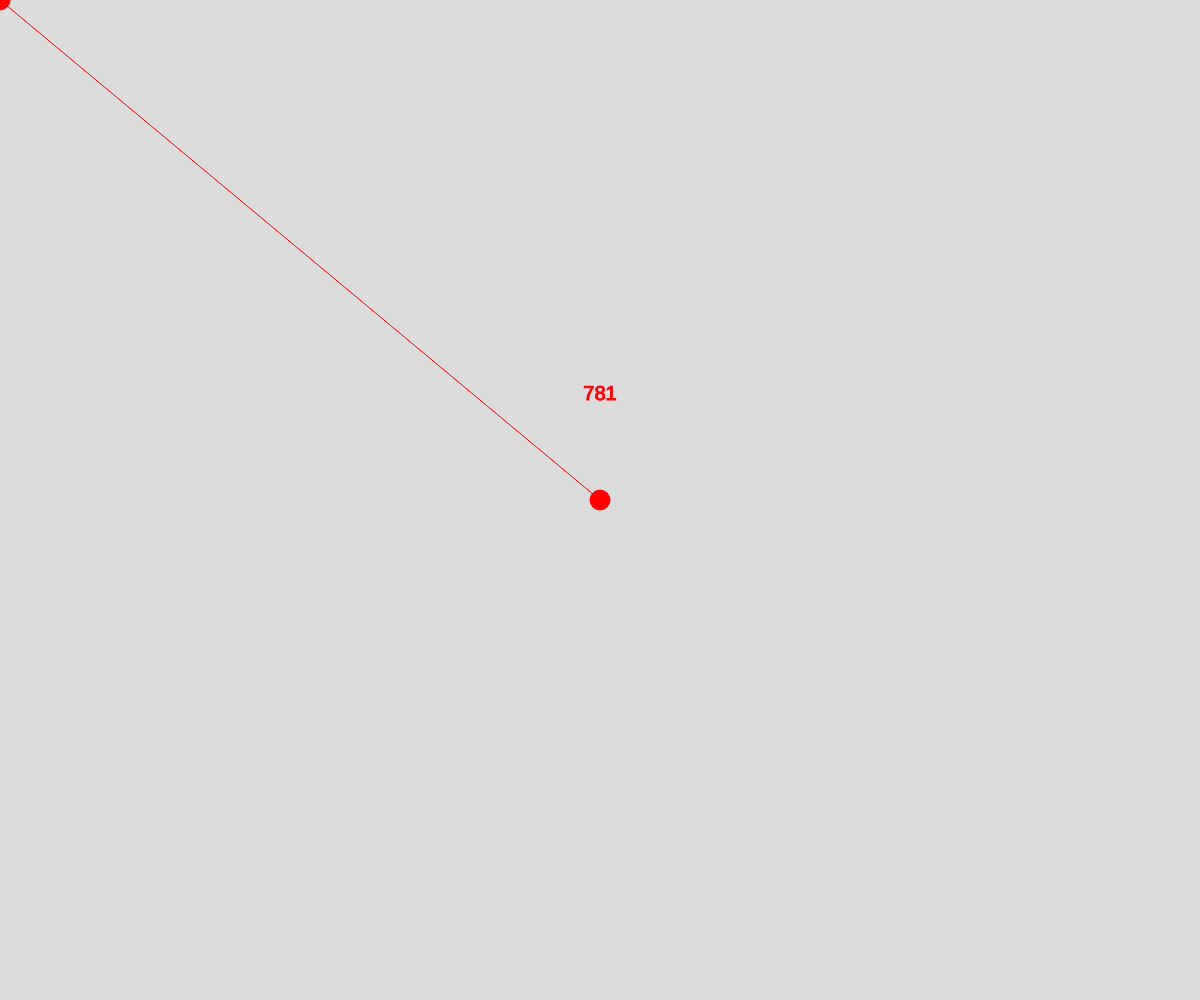
Frame 1 (no input)
Frame 60 (no input): identical to frame 1, image omitted
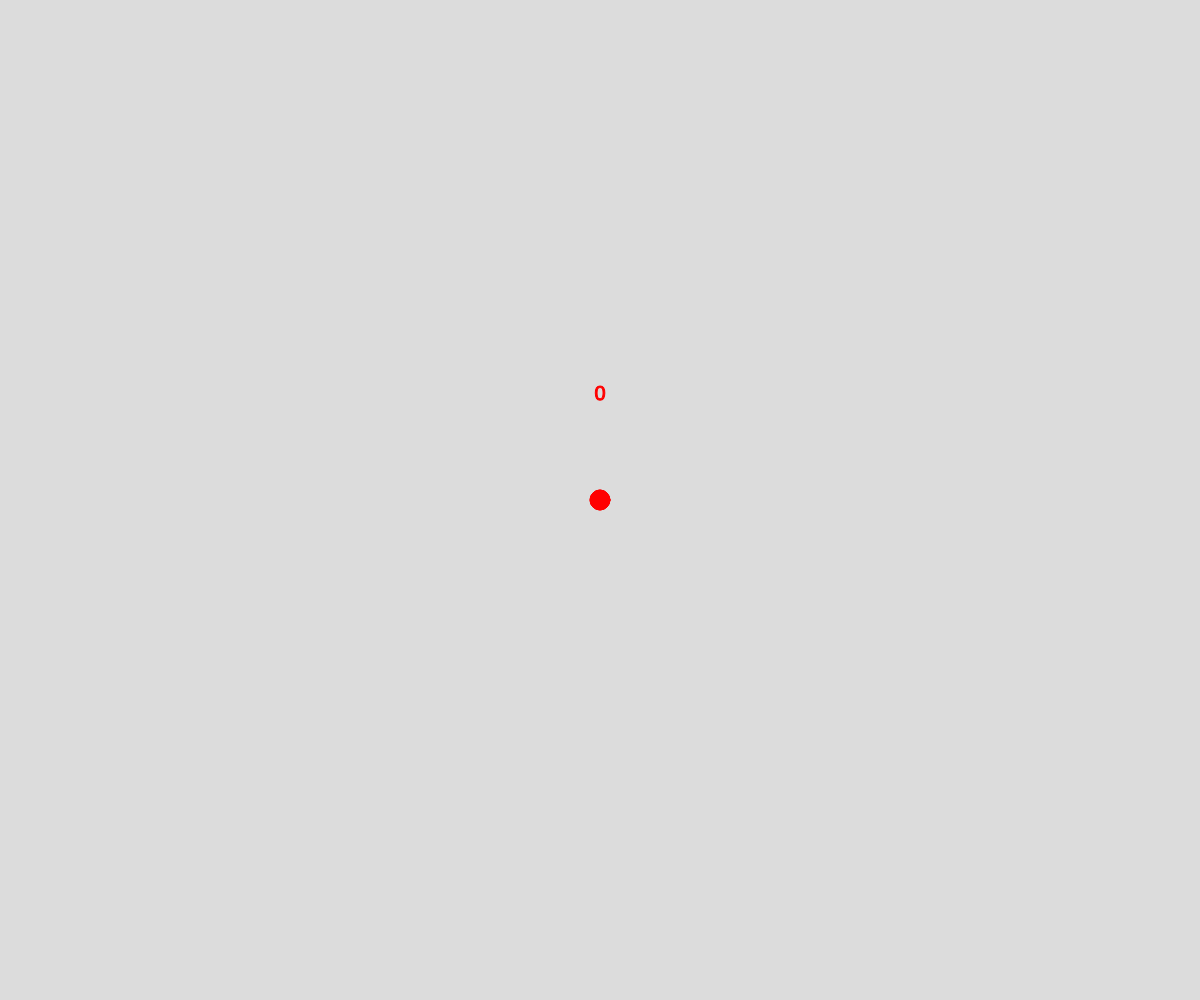
Frame 120 (the mouse pressed at the canvas centre since frame 60)

The p5.js sketch that drew these frames (run headless with seeded random() and noise() and a simulated clock; from frame 60 on, the mouse is pressed at the canvas centre):

// p5.js sketch
// ── sketch.js
// mouse distance
//mouse ahfusfasjf
//I want to die
let nodeSize = 15;
let nodeColors = [];
let colorIndex = 0;

function setup() {
  createCanvas(windowWidth, windowHeight);
  initcolours();
  segmentDistance();
  textAlign(CENTER);
}

function draw() {
  background(220);
  eragatr5gui();
}
function eragatr5gui(){
  stroke(nodeColors[colorIndex]);
  fill(nodeColors[colorIndex]);
  circle(width/2, height/2, 20);
  circle(mouseX, mouseY, 20);
  line (width/2, height/2,mouseX,mouseY);
  let d = segmentDistance(mouseX,width/2,mouseY,height/2);
  textSize(20);
  text(round(d,1), width/2, height * 0.4);
}
function initcolours(){
  nodeColors.push(color("red"));
  nodeColors.push(color(200,100,0));
  nodeColors.push(color('blue'));
}
function mouseWheel(event){
  print(event.delta);
  if (event.delta > 0){
    colorIndex += 1;
    if (colorIndex > nodeColors.length -1){
      colorIndex = 0;
    }
  }
}
function segmentDistance(x1,x2,y1,y2){
  let a = Math.abs(x1 - x2);
  let b = Math.abs(y1 - y2);
  let c = Math.sqrt(a*a + b*b);
  return c;
}
